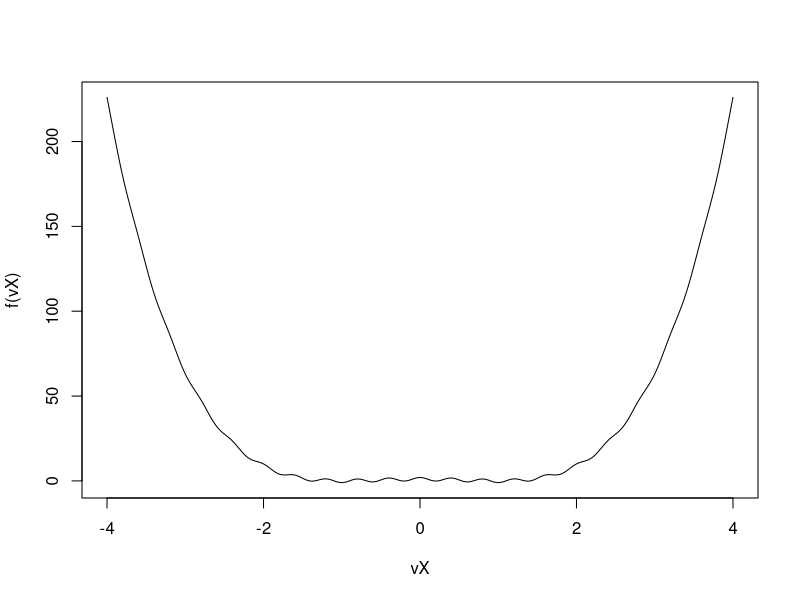

Reproduce this figure in R.
## ---- chunk 1
df_subset <- subset(iris, Species == "setosa" & Sepal.Length > 5.0)
df <- iris
df <- transform(df, Petal.Area = Petal.Length * Petal.Width)
agg_df <- aggregate(cbind(Sepal.Length, Petal.Area) ~ Species, data = df, FUN = mean)
agg_df[order(agg_df$Sepal.Length, decreasing = TRUE), ]
## ---- chunk 2
vsDateStrings <- c("2023-01-15", "2023/03/22", "07-Apr-2023")
date_objects <- as.Date(vsDateStrings, tryFormats = c("%Y-%m-%d", "%Y/%m/%d", "%d-%b-%Y"))
weekdays(date_objects)
diff(range(date_objects))
## ---- chunk 3
fBuggyMean_corrected <- function(vData, bRemoveNA) {
  if (isTRUE(bRemoveNA)) { # Corrected comparison
    vData <- vData[!is.na(vData)]
  }
  if (length(vData) == 0) { # Handle empty vector
    return(NaN)
  }
  total_sum <- 0
  for (val in vData) { # Loop is fine, sum() is better
    total_sum <- total_sum + val
  }
  return(total_sum / length(vData))
}
fBuggyMean_corrected(c(1,2,NA,4), bRemoveNA=TRUE)
fBuggyMean_corrected(c(NA,NA), bRemoveNA=TRUE)
## ---- chunk 4
vsCodes <- c("PROD-A-123-X", "PROD-B-45-Y", "ITEM-C-6789-Z")
sapply(strsplit(vsCodes, "-"), function(x) x[2])
as.numeric(sapply(strsplit(vsCodes, "-"), function(x) x[3]))
gsub("PROD", "PRODUCT", vsCodes)
## ---- chunk 5
vX_cumprod <- 1:100 # Smaller for quick demo
fCumprodLoop <- function(v) {
  res <- numeric(length(v))
  if (length(v) > 0) res[1] <- v[1]
  if (length(v) > 1) {
    for (i in 2:length(v)) res[i] <- res[i - 1] * v[i]
  }
  return(res)
}
microbenchmark::microbenchmark(fCumprodLoop(vX_cumprod), cumprod(vX_cumprod))
## ---- chunk 6
h <- function(x) {
  return((x - 2)^2 + rnorm(1, 0, 0.1))
}

optimize(h, interval = c(-4, 4))$minimum
optimize(h, interval = c(-4, 4))$minimum
optimize(h, interval = c(-4, 4))$minimum
optimize(h, interval = c(-4, 4))$minimum

h_avg <- function(x, n_reps) {
  return(mean(replicate(n_reps, h(x))))
}

optimize(h_avg, interval = c(-4,4), n_reps = 100)
## ---- chunk 7
f <- function(x) {
  return((x^2 - 1)^2 + cos(5 * pi * x))
}

fSimAnn <- function(f, dLower, dUpper, dStart = (dUpper - dLower)/2, dCool, dStepSize, n.iter = 100, dT) {
  # start at a random point x_c
  x_c <- dStart
  T_new <- dT
  for (i in 1:n.iter) {
    x_n <- x_c + rnorm(1, 0, dStepSize)
    if (f(x_n) < f(x_c)) {
      x_c <- x_n
    } else if (runif(1) < exp(-(f(x_n) - f(x_c)) / T_new)) {
      x_c <- x_n
    }
    T_new <- T_new * dCool
  }
  return(x_c)
}

vX <- seq(-4, 4, 0.01)
plot(vX, f(vX), type = "l")
fSimAnn(f, -2, 2, dCool = 0.99, dT = 10, dStepSize = 0.1, n.iter = 5000)
## ---- chunk 8
vData <- rexp(50, rate = 0.2)
# Theta-hat
1/mean(vData)

# bootstrap
B <- 1000
vB <- numeric(B)
for (b in 1:B) {
  vB[b] <- 1/mean(sample(vData, length(vData), replace = TRUE))
}

mean(vB)
sqrt(var(vB))
## ---- chunk 9
set.seed(42)
y_data <- c(rnorm(30, -2, 1), rnorm(70, 2, 1))

log_likelihood <- function(data, params, sigma_1, sigma_2) {
  logit_pi <- params[1]
  mu1 <- params[2]
  mu2 <- params[3]
  
  pi <- exp(logit_pi) / (1 + exp(logit_pi))
  
  return(-sum(log(pi * dnorm(data, mu1, sigma_1) + (1 - pi) * dnorm(data, mu2, sigma_2))))
}

logit_pi_hat <- optim(c(0.5, 0, 0), log_likelihood, data = y_data, sigma_1 = 1, sigma_2 = 1, method = "BFGS")
pi_hat <- exp(logit_pi_hat$par[1]) / (1 + exp(logit_pi_hat$par[1]))
pi_hat
logit_pi_hat$par[2]
logit_pi_hat$par[3]
## ---- chunk 10
simulate_queue <- function(lambda, mu, n_customers) {
  if (n_customers == 0) return(0)
  arrival_times <- numeric(n_customers)
  service_start_times <- numeric(n_customers)
  service_end_times <- numeric(n_customers)
  service_times <- rexp(n_customers, lambda)
  
  # First customer
  arrival_times[1] <- 0
  service_start_times[1] <- arrival_times[1]
  service_end_times[1] <- service_start_times[1] + service_times[1]
  
  if (n_customers > 1) {
    inter_arrival_times <- rexp(n_customers - 1, rate = lambda)
    for (i in 2:n_customers) {
      arrival_times[i] <- arrival_times[i - 1] + inter_arrival_times[i - 1]
      service_start_times[i] <- max(arrival_times[i], service_end_times[i - 1])
      service_end_times[i] <- service_start_times[i] + service_times[i]
    }
  }
  waiting_times <- service_start_times - arrival_times
  return(mean(waiting_times))
}

simulate_queue(0.8, 1, 1000)
simulate_queue(0.8, 1, 1000)
simulate_queue(0.8, 1, 1000)
simulate_queue(0.8, 1, 1000)

g_lambda <- function(lambda) lambda / (1 * (1 - lambda)) - 5
uniroot(g_lambda, interval = c(1e-6, 0.999))$root
## ---- chunk 11
simulate_one_path_R <- function(S0, r, sigma, T_val, M) {
  dt <- T_val / M
  St_path <- numeric(M + 1)
  St_path[1] <- S0
  for (i in 1:M) {
    Zt <- rnorm(1)
    St_path[i+1] <- St_path[i] * exp((r - 0.5*sigma^2)*dt + sigma*sqrt(dt)*Zt)
  }
  return(mean(St_path[-1])) 
}

price_asian_option <- function(S0, K, r, sigma, T_val, M, n_sims) {
  payoffs <- numeric(n_sims)
  for (i in 1:n_sims) {
    payoffs[i] <- max(0, simulate_one_path_R(S0, r, sigma, T_val, M) - K)
  }
  # alternative
  # avg_prices <- replicate(n_sims, simulate_one_path_R(S0, r, sigma, T_val, M))
  # payoffs <- pmax(0, avg_prices - K)
  #
  return(exp(-r * T_val) * mean(payoffs))
}

price_asian_option(100, 100, 0.05, 0.2, 1, 250, 1000)
